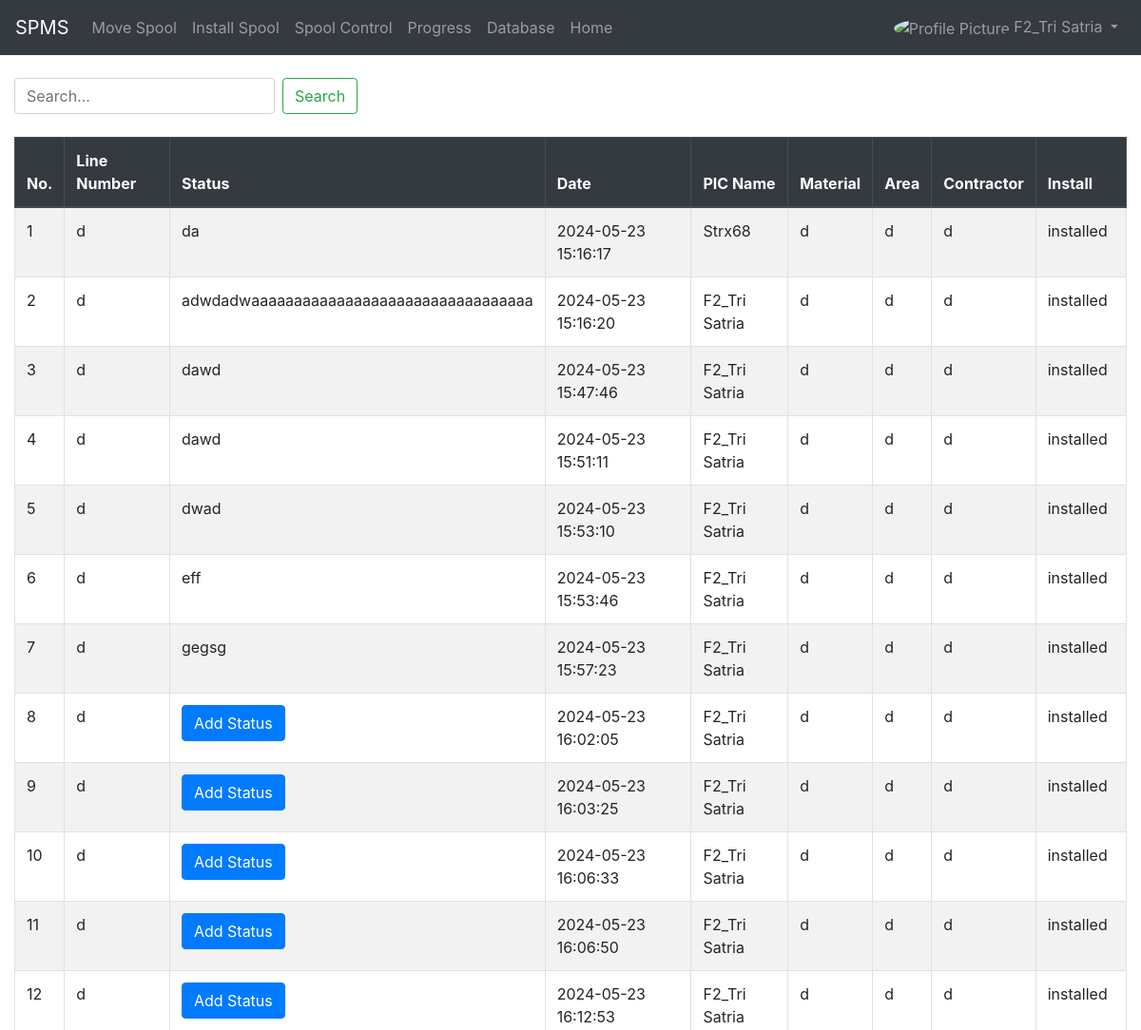
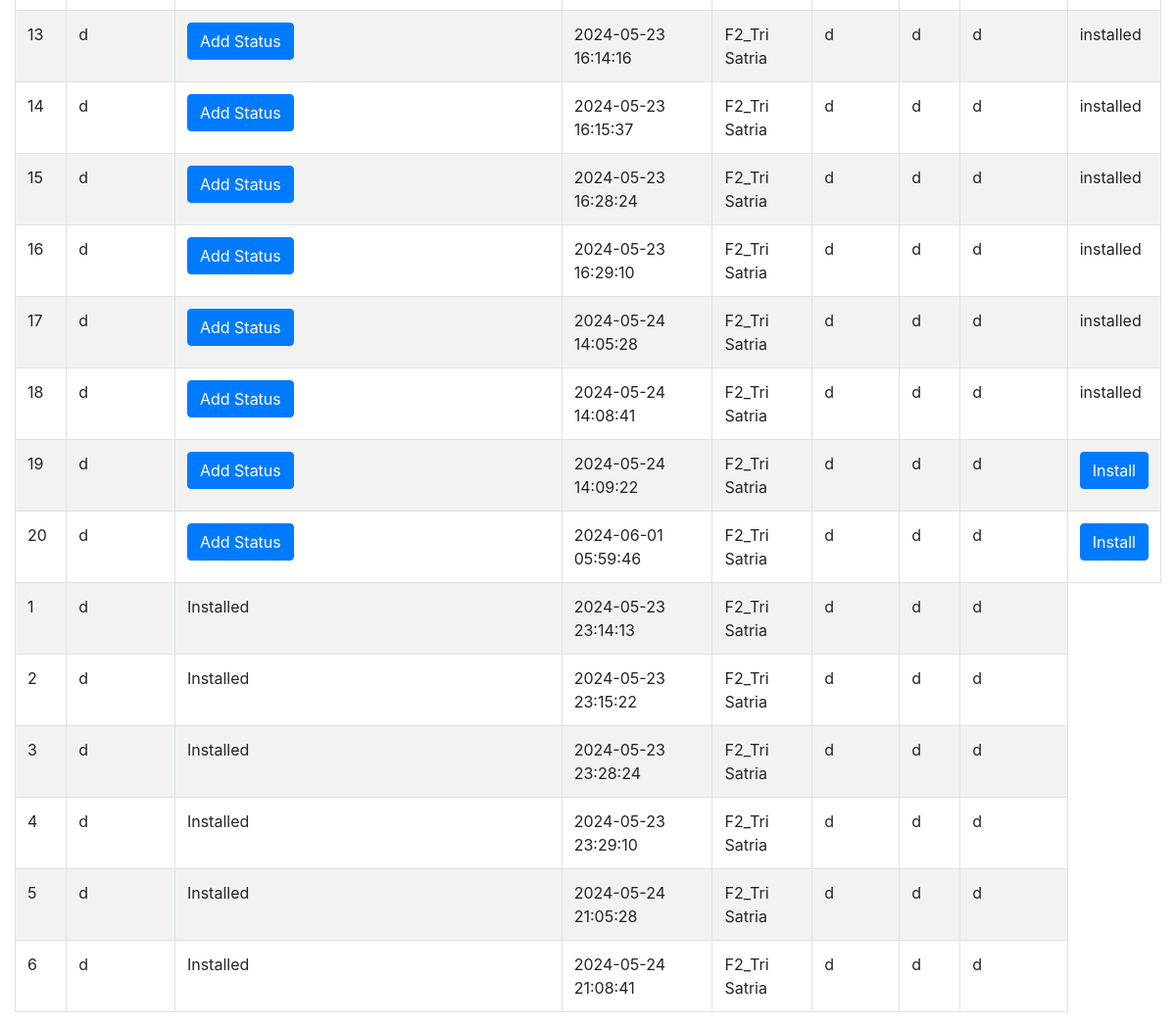
The page /spool_control.php (signed in) on the database its author committed (2 pictures, top to bottom).
### tables this page shows
CREATE TABLE `move_spool` (
  `id` int(11) NOT NULL,
  `user_id` int(11) NOT NULL,
  `line_number` text NOT NULL,
  `status` text NOT NULL,
  `material` varchar(100) NOT NULL,
  `area` varchar(100) NOT NULL,
  `contractor` varchar(100) NOT NULL,
  `created_at` timestamp NOT NULL DEFAULT current_timestamp(),
  `is_installed` tinyint(1) NOT NULL DEFAULT 0
);

CREATE TABLE `userinfo` (
  `id` int(11) NOT NULL,
  `username` varchar(100) NOT NULL,
  `user_email` varchar(100) NOT NULL,
  `password` varchar(100) NOT NULL,
  `profile_picture` text NOT NULL,
  `role` varchar(100) NOT NULL DEFAULT 'client',
  `created_at` timestamp NOT NULL DEFAULT current_timestamp() ON UPDATE current_timestamp()
);

CREATE TABLE `install_spool` (
  `id` int(11) NOT NULL,
  `user_id` int(11) NOT NULL,
  `line_number` text NOT NULL,
  `status` tinyint(1) NOT NULL DEFAULT 1,
  `material` varchar(100) NOT NULL,
  `area` varchar(100) NOT NULL,
  `contractor` varchar(100) NOT NULL,
  `created_at` varchar(100) NOT NULL
);

### functions.php (called while the page is built, shortened)
<?php
$conn = mysqli_connect("localhost", "root", "", "tugaslogintwt9");
function query($query){
    global $conn;
    $result = mysqli_query($conn, $query);
    $rows = [];
    while( $row = mysqli_fetch_assoc($result) ){
        $rows[] = $row;
    }
    return $rows;
}
?>

### spool_control.php (the view, shortened to what this page needs)
<?php
require 'functions.php';
$move_spool = query("SELECT DISTINCT move_spool.id, move_spool.line_number, move_spool.status, move_spool.material, move_spool.area, move_spool.contractor, move_spool.created_at, move_spool.is_installed, userinfo.id AS user_id, userinfo.username, userinfo.profile_picture
          FROM move_spool
          INNER JOIN userinfo ON move_spool.user_id = userinfo.id");
$install_spool = query("SELECT DISTINCT install_spool.id, install_spool.line_number, install_spool.status, install_spool.material, install_spool.area, install_spool.contractor, install_spool.created_at, userinfo.id AS user_id, userinfo.username, userinfo.profile_picture
          FROM install_spool
          INNER JOIN userinfo ON install_spool.user_id = userinfo.id");
$user_id = query("SELECT * FROM userinfo WHERE user_email = '{$_SESSION['login_email']}'")[0]['id'];
?>
<!DOCTYPE html>
<html lang="en">
<head>
    <link href="https://stackpath.bootstrapcdn.com/bootstrap/4.5.2/css/bootstrap.min.css" rel="stylesheet">
</head>
<body>
    <nav class="navbar navbar-expand-lg navbar-dark bg-dark">
        <a class="navbar-brand" href="feed.php">SPMS</a>
        <div class="collapse navbar-collapse" id="navbarNav">
            <ul class="navbar-nav">
                <li class="nav-item"><a class="nav-link" href="move_spool.php">Move Spool</a></li>
                <li class="nav-item"><a class="nav-link" href="install_spool.php">Install Spool</a></li>
                <li class="nav-item"><a class="nav-link" href="spool_control.php">Spool Control</a></li>
                <li class="nav-item"><a class="nav-link" href="progress.php">Progress</a></li>
                <li class="nav-item"><a class="nav-link" href="database_spool.php">Database</a></li>
                <li class="nav-item"><a class="nav-link" href="feed.php">Home</a></li>
            </ul>
            <ul class="navbar-nav ml-auto">
                    <li class="nav-item dropdown">
                        <a class="nav-link dropdown-toggle" href="#" id="navbarDropdown" role="button" data-toggle="dropdown" aria-haspopup="true" aria-expanded="false">
                            <img src="<?= $_SESSION['login_picture'] ?>" alt="Profile Picture" class="rounded-circle" width="30" height="30">
                            <?= $_SESSION['login_givenName'] . $_SESSION['login_familyName'] ?>
                        </a>
                    </li>
            </ul>
        </div>
    </nav>
    <div class="container-fluid">
        <br>
        <div class="row">
            <div class="col-md-12">
                <form class="form-inline my-2 my-lg-0" action="move_spool.php" method="post">
                    <input class="form-control mr-sm-2" type="search" placeholder="Search..." aria-label="Search" name="keyword" id="keyword">
                    <button class="btn btn-outline-success my-2 my-sm-0" type="submit" name="cari">Search</button>
                </form>
            </div>
        </div>
        <br>
        <div class="table-responsive">
            <table class="table table-bordered table-striped">
                <thead class="thead-dark">
                    <tr>
                        <th>No.</th>
                        <th>Line Number</th>
                        <th>Status</th>
                        <th>Date</th>
                        <th>PIC Name</th>
                        <th>Material</th>
                        <th>Area</th>
                        <th>Contractor</th>
                        <th>Install</th>
                    </tr>
                </thead>
                <tbody>
                    <?php foreach($move_spool as $index => $row): ?>
                        <tr>
                            <td><?= $index+1 ?></td>
                            <td>
                                <?php
                                $line_numbers = explode(',', $row['line_number']);
                                foreach ($line_numbers as $line_number) :?>
                                    <div>
                                        <?= $line_number ?>
                                    </div>
                                <?php endforeach ?>
                            </td>
                            <?php if(empty($row['status'])): ?>
                                <td>
                                <a href="add_status.php?id=<?= $row['id'] ?>&from=spool_control">
                                <button type="button" class="btn btn-primary" name="add_status">Add Status</button>
                                </a>
                                </td>
                            <?php else: ?>
                                <td><?= $row['status'] ?></td>
                            <?php endif ?>
                            <td><?= $row['created_at'] ?></td>
                            <td><?= $row['username'] ?></td>
                            <td><?= $row['material'] ?></td>
                            <td><?= $row['area'] ?></td>
                            <td><?= $row['contractor'] ?></td>
                            <?php if($row['is_installed']): ?>
                                <td>installed</td>
                            <?php else: ?>
                                <td>
                                    <a href="install.php?id=<?= $row['id'] ?>&user_id=<?= $user_id ?>&line_number=<?= $row['line_number'] ?>&material=<?= $row['material'] ?>&area=<?= $row['area'] ?>&contractor=<?= $row['contractor'] ?>&created_at=<?= $row['created_at'] ?>&from=spool_control">
                                        <button type="button" class="btn btn-primary" name="install">Install</button>
                                    </a>
                                </td>
                            <?php endif ?>
                        </tr>
                    <?php endforeach ?>
                    <?php foreach($install_spool as $index => $row): ?>
                        <tr>
                            <td><?= $index+1 ?></td>
                            <td>
                                <?php
                                $line_numbers = explode(',', $row['line_number']);
                                foreach ($line_numbers as $line_number) :?>
                                    <div>
                                        <?= $line_number ?>
                                    </div>
                                <?php endforeach ?>
                            </td>
                            <?php if($row['status']): ?>
                                <td>
                                Installed
                                </td>
                            <?php else: ?>
                                Not Installed
                            <?php endif ?>
                            <td><?= $row['created_at'] ?></td>
                            <td><?= $row['username'] ?></td>
                            <td><?= $row['material'] ?></td>
                            <td><?= $row['area'] ?></td>
                            <td><?= $row['contractor'] ?></td>
                        </tr>
                    <?php endforeach ?>
                </tbody>
            </table>
        </div>
    </div>
</body>
</html>

### rows shown on the page
move_spool: line_number "d", status "da", created_at "2024-05-23 15:16:17", user.username "Strx68", material "d", area "d", contractor "d", is_installed "installed"
move_spool: line_number "d", status "adwdadwaaaaaaaaaaaaaaaaaaaaaaaaaaaaaaaaa", created_at "2024-05-23 15:16:20", user.username "F2_Tri Satria", material "d", area "d", contractor "d", is_installed "installed"
move_spool: line_number "d", status "dawd", created_at "2024-05-23 15:47:46", user.username "F2_Tri Satria", material "d", area "d", contractor "d", is_installed "installed"
move_spool: line_number "d", status "dawd", created_at "2024-05-23 15:51:11", user.username "F2_Tri Satria", material "d", area "d", contractor "d", is_installed "installed"
move_spool: line_number "d", status "dwad", created_at "2024-05-23 15:53:10", user.username "F2_Tri Satria", material "d", area "d", contractor "d", is_installed "installed"
move_spool: line_number "d", status "eff", created_at "2024-05-23 15:53:46", user.username "F2_Tri Satria", material "d", area "d", contractor "d", is_installed "installed"
move_spool: line_number "d", status "gegsg", created_at "2024-05-23 15:57:23", user.username "F2_Tri Satria", material "d", area "d", contractor "d", is_installed "installed"
move_spool: line_number "d", created_at "2024-05-23 16:02:05", user.username "F2_Tri Satria", material "d", area "d", contractor "d", is_installed "installed"
move_spool: line_number "d", created_at "2024-05-23 16:03:25", user.username "F2_Tri Satria", material "d", area "d", contractor "d", is_installed "installed"
move_spool: line_number "d", created_at "2024-05-23 16:06:33", user.username "F2_Tri Satria", material "d", area "d", contractor "d", is_installed "installed"
move_spool: line_number "d", created_at "2024-05-23 16:06:50", user.username "F2_Tri Satria", material "d", area "d", contractor "d", is_installed "installed"
move_spool: line_number "d", created_at "2024-05-23 16:12:53", user.username "F2_Tri Satria", material "d", area "d", contractor "d", is_installed "installed"
move_spool: line_number "d", created_at "2024-05-23 16:14:16", user.username "F2_Tri Satria", material "d", area "d", contractor "d", is_installed "installed"
move_spool: line_number "d", created_at "2024-05-23 16:15:37", user.username "F2_Tri Satria", material "d", area "d", contractor "d", is_installed "installed"
move_spool: line_number "d", created_at "2024-05-23 16:28:24", user.username "F2_Tri Satria", material "d", area "d", contractor "d", is_installed "installed"
move_spool: line_number "d", created_at "2024-05-23 16:29:10", user.username "F2_Tri Satria", material "d", area "d", contractor "d", is_installed "installed"
move_spool: line_number "d", created_at "2024-05-24 14:05:28", user.username "F2_Tri Satria", material "d", area "d", contractor "d", is_installed "installed"
move_spool: line_number "d", created_at "2024-05-24 14:08:41", user.username "F2_Tri Satria", material "d", area "d", contractor "d", is_installed "installed"
move_spool: line_number "d", created_at "2024-05-24 14:09:22", user.username "F2_Tri Satria", material "d", area "d", contractor "d"
move_spool: line_number "d", created_at "2024-06-01 05:59:46", user.username "F2_Tri Satria", material "d", area "d", contractor "d"
install_spool: line_number "d", status "Installed", created_at "2024-05-23 23:14:13", user.username "F2_Tri Satria", material "d", area "d", contractor "d"
install_spool: line_number "d", status "Installed", created_at "2024-05-23 23:15:22", user.username "F2_Tri Satria", material "d", area "d", contractor "d"
install_spool: line_number "d", status "Installed", created_at "2024-05-23 23:28:24", user.username "F2_Tri Satria", material "d", area "d", contractor "d"
install_spool: line_number "d", status "Installed", created_at "2024-05-23 23:29:10", user.username "F2_Tri Satria", material "d", area "d", contractor "d"
install_spool: line_number "d", status "Installed", created_at "2024-05-24 21:05:28", user.username "F2_Tri Satria", material "d", area "d", contractor "d"
install_spool: line_number "d", status "Installed", created_at "2024-05-24 21:08:41", user.username "F2_Tri Satria", material "d", area "d", contractor "d"

### other values the page prints
$_SESSION['login_givenName'] "F2_Tri Satria"
